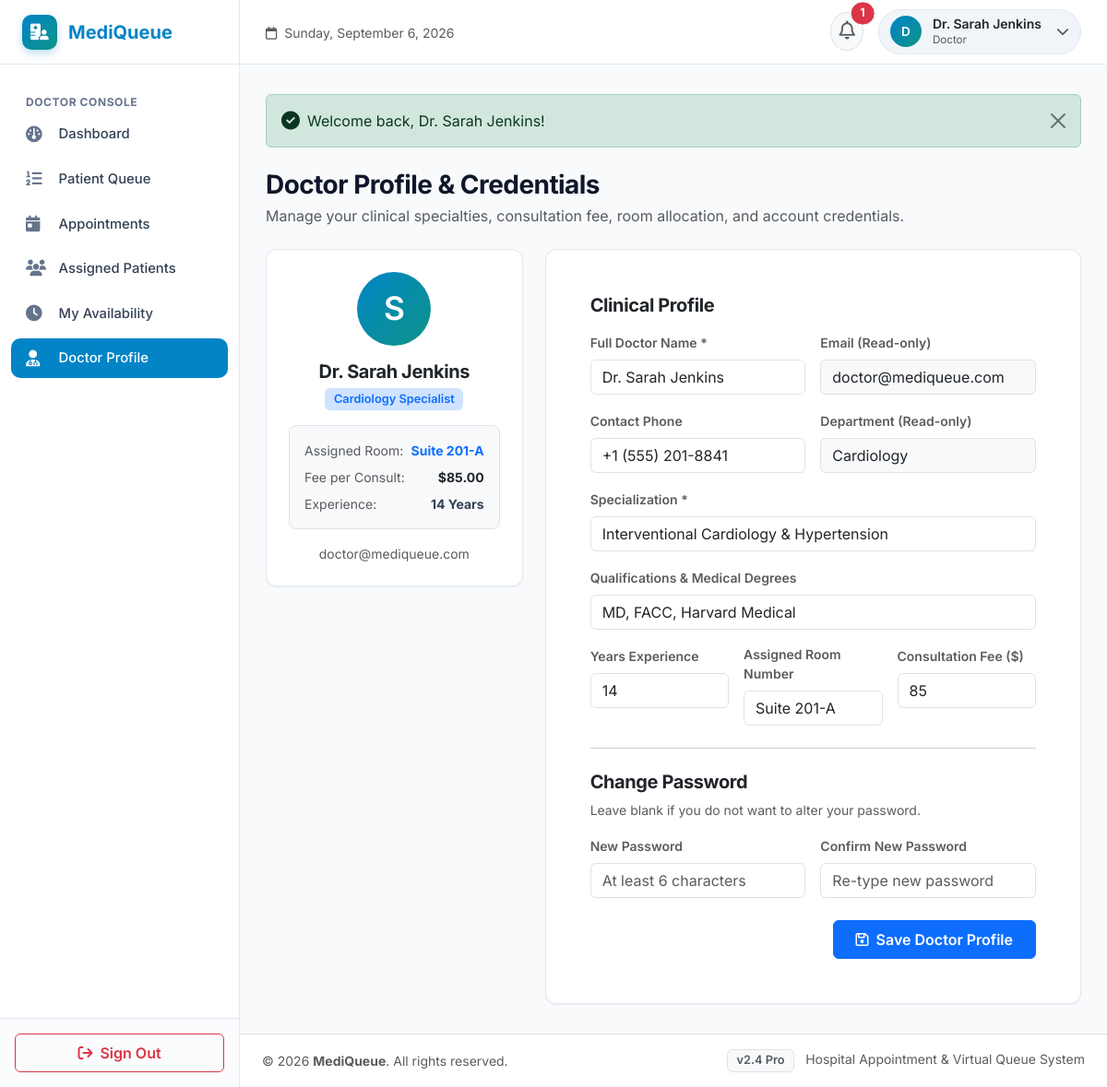
The page /doctor/profile.php (signed in) on the database its author committed.
### tables this page shows
CREATE TABLE `doctors` (
  `id` INT AUTO_INCREMENT PRIMARY KEY,
  `user_id` INT NOT NULL,
  `department_id` INT NOT NULL,
  `specialization` VARCHAR(150) NOT NULL,
  `qualification` VARCHAR(150) NOT NULL,
  `experience_years` INT DEFAULT 5,
  `room_number` VARCHAR(50) DEFAULT 'Room 101',
  `consultation_fee` DECIMAL(10,2) DEFAULT 50.00,
  `status` ENUM('active', 'inactive') DEFAULT 'active',
  `created_at` TIMESTAMP DEFAULT CURRENT_TIMESTAMP,
  CONSTRAINT `fk_doctors_user` FOREIGN KEY (`user_id`) REFERENCES `users` (`id`) ON DELETE CASCADE,
  CONSTRAINT `fk_doctors_dept` FOREIGN KEY (`department_id`) REFERENCES `departments` (`id`) ON DELETE RESTRICT
);

CREATE TABLE `users` (
  `id` INT AUTO_INCREMENT PRIMARY KEY,
  `name` VARCHAR(150) NOT NULL,
  `email` VARCHAR(150) NOT NULL UNIQUE,
  `password` VARCHAR(255) NOT NULL,
  `role` ENUM('patient', 'doctor', 'admin') NOT NULL DEFAULT 'patient',
  `phone` VARCHAR(30) NULL,
  `status` ENUM('active', 'inactive') NOT NULL DEFAULT 'active',
  `avatar` VARCHAR(255) NULL,
  `created_at` TIMESTAMP DEFAULT CURRENT_TIMESTAMP
);

CREATE TABLE `departments` (
  `id` INT AUTO_INCREMENT PRIMARY KEY,
  `department_name` VARCHAR(100) NOT NULL,
  `description` TEXT NULL,
  `icon` VARCHAR(50) DEFAULT 'fa-stethoscope',
  `created_at` TIMESTAMP DEFAULT CURRENT_TIMESTAMP
);

### includes/auth.php (called while the page is built, shortened)
<?php
function is_logged_in() {
    return !empty($_SESSION['user_id']);
}
function current_user() {
    return [
        'id'         => $_SESSION['user_id'] ?? null,
        'name'       => $_SESSION['user_name'] ?? 'User',
        'email'      => $_SESSION['user_email'] ?? '',
        'role'       => $_SESSION['user_role'] ?? 'patient',
        'phone'      => $_SESSION['user_phone'] ?? '',
        'role_id'    => $_SESSION['role_specific_id'] ?? null,
        'dept_name'  => $_SESSION['department_name'] ?? null,
    ];
}

### includes/functions.php (called while the page is built, shortened)
<?php
function get_unread_notification_count($pdo, $user_id) {
    try {
        $stmt = $pdo->prepare("SELECT COUNT(*) as total FROM notifications WHERE user_id = ? AND is_read = 0");
        $stmt->execute([$user_id]);
        return (int)($stmt->fetch()['total'] ?? 0);
    } catch (Exception $e) {
        return 0;
    }
}

### doctor/profile.php (the view, shortened to what this page needs)
<?php
require_once __DIR__ . '/../includes/auth.php';
require_once __DIR__ . '/../includes/functions.php';
$conn = get_db_connection();
$userId = $_SESSION['user_id'];
$stmt = $conn->prepare("
    SELECT u.name, u.email, u.phone, d.*, dept.department_name
    FROM users u
    JOIN doctors d ON u.id = d.user_id
    JOIN departments dept ON d.department_id = dept.id
    WHERE u.id = ?
");
$stmt->execute([$userId]);
$profile = $stmt->fetch();
include __DIR__ . '/../includes/header.php';
?>
<div class="d-flex justify-content-between align-items-center mb-4">
    <div>
        <h3 class="fw-bold mb-1">Doctor Profile & Credentials</h3>
        <p class="text-muted mb-0">Manage your clinical specialties, consultation fee, room allocation, and account credentials.</p>
    </div>
</div>
<div class="row g-4 justify-content-center">
    <div class="col-lg-4">
        <div class="mq-card text-center p-4">
            <div class="user-avatar mx-auto mb-3" style="width: 80px; height: 80px; font-size: 2.2rem;">
                <?= strtoupper(substr($profile['name'], 4, 1)) ?>
            </div>
            <h5 class="fw-bold text-dark mb-1"><?= htmlspecialchars($profile['name']) ?></h5>
            <span class="badge bg-primary-subtle text-primary mb-3"><?= htmlspecialchars($profile['department_name']) ?> Specialist</span>
            <div class="p-3 bg-light rounded-3 border text-start small mb-3">
                <div class="d-flex justify-content-between mb-2">
                    <span class="text-muted">Assigned Room:</span>
                    <strong class="text-primary"><?= htmlspecialchars($profile['room_number'] ?: 'Suite 101') ?></strong>
                </div>
                <div class="d-flex justify-content-between mb-2">
                    <span class="text-muted">Fee per Consult:</span>
                    <strong class="text-dark">$<?= number_format($profile['consultation_fee'], 2) ?></strong>
                </div>
                <div class="d-flex justify-content-between">
                    <span class="text-muted">Experience:</span>
                    <strong><?= $profile['experience_years'] ?> Years</strong>
                </div>
            </div>
            <p class="text-muted small mb-0"><?= htmlspecialchars($profile['email']) ?></p>
        </div>
    </div>
    <div class="col-lg-8">
        <div class="mq-card p-4 p-md-5 bg-white">
            <form action="<?= BASE_URL ?>/doctor/profile.php" method="POST">
                <h5 class="fw-bold text-dark mb-3">Clinical Profile</h5>
                <div class="row g-3 mb-4">
                    <div class="col-md-6">
                        <label for="dName" class="form-label small fw-semibold text-muted">Full Doctor Name *</label>
                        <input type="text" class="form-control" id="dName" name="name" value="<?= htmlspecialchars($profile['name']) ?>" required>
                    </div>
                    <div class="col-md-6">
                        <label for="dEmail" class="form-label small fw-semibold text-muted">Email (Read-only)</label>
                        <input type="email" class="form-control bg-light" id="dEmail" value="<?= htmlspecialchars($profile['email']) ?>" readonly disabled>
                    </div>
                    <div class="col-md-6">
                        <label for="dPhone" class="form-label small fw-semibold text-muted">Contact Phone</label>
                        <input type="tel" class="form-control" id="dPhone" name="phone" value="<?= htmlspecialchars($profile['phone'] ?? '') ?>">
                    </div>
                    <div class="col-md-6">
                        <label for="dDept" class="form-label small fw-semibold text-muted">Department (Read-only)</label>
                        <input type="text" class="form-control bg-light" id="dDept" value="<?= htmlspecialchars($profile['department_name']) ?>" readonly disabled>
                    </div>
                    <div class="col-md-12">
                        <label for="dSpec" class="form-label small fw-semibold text-muted">Specialization *</label>
                        <input type="text" class="form-control" id="dSpec" name="specialization" value="<?= htmlspecialchars($profile['specialization']) ?>" required>
                    </div>
                    <div class="col-md-12">
                        <label for="dQual" class="form-label small fw-semibold text-muted">Qualifications & Medical Degrees</label>
                        <input type="text" class="form-control" id="dQual" name="qualification" value="<?= htmlspecialchars($profile['qualification']) ?>">
                    </div>
                    <div class="col-md-4">
                        <label for="dExp" class="form-label small fw-semibold text-muted">Years Experience</label>
                        <input type="number" class="form-control" id="dExp" name="experience_years" value="<?= (int)$profile['experience_years'] ?>" min="0">
                    </div>
                    <div class="col-md-4">
                        <label for="dRoom" class="form-label small fw-semibold text-muted">Assigned Room Number</label>
                        <input type="text" class="form-control" id="dRoom" name="room_number" value="<?= htmlspecialchars($profile['room_number']) ?>">
                    </div>
                    <div class="col-md-4">
                        <label for="dFee" class="form-label small fw-semibold text-muted">Consultation Fee ($)</label>
                        <input type="number" step="0.01" class="form-control" id="dFee" name="consultation_fee" value="<?= (float)$profile['consultation_fee'] ?>">
                    </div>
                </div>
                <hr class="my-4">
                <h5 class="fw-bold text-dark mb-2">Change Password</h5>
                <p class="text-muted small mb-3">Leave blank if you do not want to alter your password.</p>
                <div class="row g-3 mb-4">
                    <div class="col-md-6">
                        <label for="newPass" class="form-label small fw-semibold text-muted">New Password</label>
                        <input type="password" class="form-control" id="newPass" name="new_password" placeholder="At least 6 characters">
                    </div>
                    <div class="col-md-6">
                        <label for="confPass" class="form-label small fw-semibold text-muted">Confirm New Password</label>
                        <input type="password" class="form-control" id="confPass" name="confirm_password" placeholder="Re-type new password">
                    </div>
                </div>
                <div class="text-end">
                    <button type="submit" class="btn btn-primary fw-semibold px-4 py-2">
                        <i class="fa-regular fa-floppy-disk me-1"></i> Save Doctor Profile
                    </button>
                </div>
            </form>
        </div>
    </div>
</div>
<?php include __DIR__ . '/../includes/footer.php'; ?>

### includes/navbar.php (shortened to what this page needs)
<?php
$currentUser = current_user();
$conn = get_db_connection();
$unreadNotifsCount = $currentUser ? get_unread_notification_count($conn, $currentUser['id']) : 0;
?>
<header class="app-navbar">
    <div class="d-flex align-items-center gap-3">
        <div class="d-none d-sm-block">
            <span class="text-muted small"><i class="fa-regular fa-calendar me-1"></i> <?= date('l, F j, Y') ?></span>
        </div>
    </div>
    <div class="d-flex align-items-center gap-3">
        <div class="dropdown">
            <button class="btn btn-light position-relative p-2 rounded-circle border" type="button" data-bs-toggle="dropdown" aria-expanded="false" title="Notifications">
                <i class="fa-regular fa-bell text-muted fs-5"></i>
                <?php if ($unreadNotifsCount > 0): ?>
                    <span class="position-absolute top-0 start-100 translate-middle badge rounded-pill bg-danger border border-light">
                        <?= $unreadNotifsCount ?>
                    </span>
                <?php endif; ?>
            </button>
        </div>
        <div class="dropdown">
            <div class="navbar-user-badge" data-bs-toggle="dropdown" aria-expanded="false">
                <div class="user-avatar">
                    <?= strtoupper(substr($currentUser['name'] ?? 'U', 0, 1)) ?>
                </div>
                <div class="d-none d-md-block text-start">
                    <div class="fw-semibold small text-dark lh-sm"><?= htmlspecialchars($currentUser['name'] ?? 'User') ?></div>
                    <div class="text-muted text-capitalize" style="font-size: 0.725rem;"><?= htmlspecialchars($currentUser['role']) ?></div>
                </div>
                <i class="fa-solid fa-chevron-down text-muted small ms-1"></i>
            </div>
        </div>
    </div>
</header>

### assets/css/style.css (style rules this page uses)
:root { --mq-primary: #0284c7; --mq-primary-dark: #0369a1; --mq-primary-light: #e0f2fe; --mq-secondary: #0d9488; --mq-secondary-light: #ccfbf1; --mq-dark: #0f172a; --mq-slate: #334155; --mq-muted: #64748b; --mq-bg: #f8fafc; --mq-card-bg: #ffffff; --mq-border: #e2e8f0; --mq-sidebar-width: 260px; --mq-header-height: 70px; --mq-font-sans: 'Inter', -apple-system, BlinkMacSystemFont, "Segoe UI", Roboto, "Helvetica Neue", Arial, sans-serif; --mq-radius: 12px; --mq-radius-lg: 16px; --mq-shadow-sm: 0 1px 2px 0 rgba(0, 0, 0, 0.05); --mq-shadow: 0 4px 6px -1px rgba(0, 0, 0, 0.06), 0 2px 4px -2px rgba(0, 0, 0, 0.04); --mq-shadow-lg: 0 10px 15px -3px rgba(0, 0, 0, 0.08), 0 4px 6px -4px rgba(0, 0, 0, 0.03); }
body { font-family: var(--mq-font-sans); background-color: var(--mq-bg); color: var(--mq-slate); min-height: 100vh; margin: 0; display: flex; flex-direction: column; }
h1, h2, h3, h4, h5, h6 { color: var(--mq-dark); font-weight: 600; letter-spacing: -0.02em; }
.app-navbar { height: var(--mq-header-height); background-color: #ffffff; border-bottom: 1px solid var(--mq-border); display: flex; align-items: center; justify-content: space-between; padding: 0 1.75rem; position: sticky; top: 0; z-index: 1020; }
.navbar-user-badge { display: flex; align-items: center; gap: 0.75rem; padding: 0.4rem 0.75rem; border-radius: 30px; background-color: #f1f5f9; border: 1px solid var(--mq-border); cursor: pointer; transition: background-color 0.2s ease; }
.user-avatar { width: 34px; height: 34px; border-radius: 50%; background: linear-gradient(135deg, var(--mq-primary), var(--mq-secondary)); color: #ffffff; display: flex; align-items: center; justify-content: center; font-weight: 600; font-size: 0.85rem; }
.mq-card { background-color: var(--mq-card-bg); border: 1px solid var(--mq-border); border-radius: var(--mq-radius); box-shadow: var(--mq-shadow-sm); padding: 1.5rem; transition: transform 0.2s ease, box-shadow 0.2s ease; position: relative; overflow: hidden; }
.badge { padding: 0.4em 0.75em; font-weight: 600; border-radius: 6px; font-size: 0.8rem; }

### rows shown on the page
doctors: user.name "D", user.name "Dr. Sarah Jenkins", user.name "S", department.department_name "Cardiology", room_number "Suite 201-A", consultation_fee "85.00", experience_years "14", user.email "doctor@mediqueue.com", name "Dr. Sarah Jenkins", phone "+1 (555) 201-8841", specialization "Interventional Cardiology & Hypertension", qualification "MD, FACC, Harvard Medical", consultation_fee "85"

### other values the page prints
APP_NAME "MediQueue"
$unreadNotifsCount "1"
$currentUser['role'] "Doctor"
$flash['message'] "Welcome back, Dr. Sarah Jenkins!"
